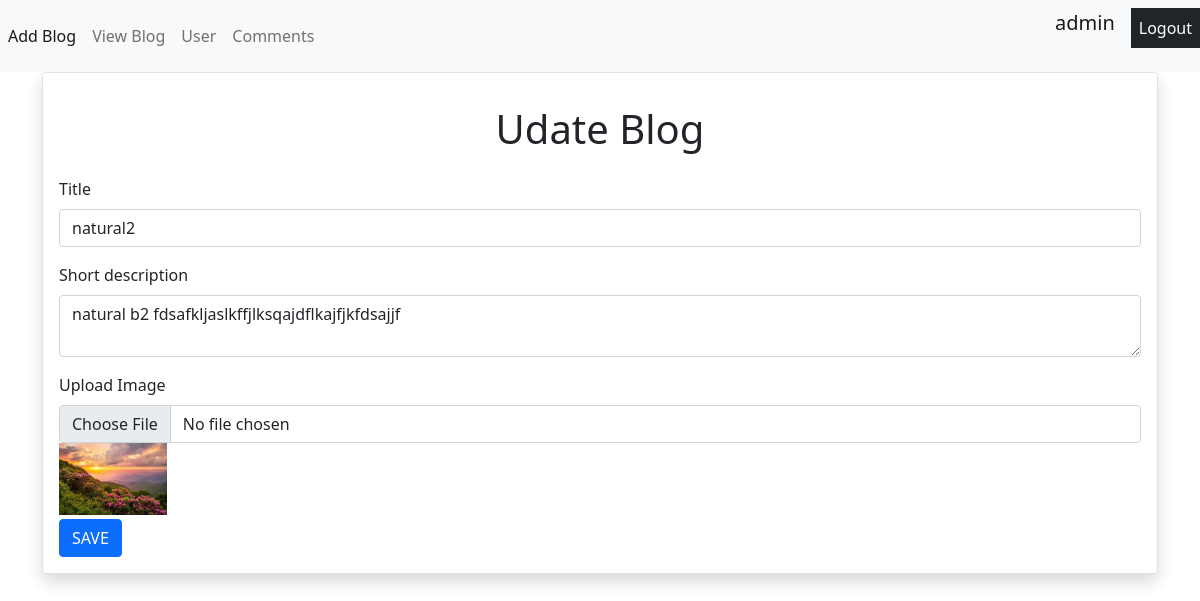
/admin/pages/edit.php?id=7 (signed in), run on the app's committed database.
### tables this page shows
CREATE TABLE `blog` (
  `id` int(255) NOT NULL,
  `title` text NOT NULL,
  `short_description` text NOT NULL,
  `image` text NOT NULL,
  `publish_date` timestamp NOT NULL DEFAULT current_timestamp(),
  `update_at` timestamp NOT NULL DEFAULT current_timestamp() ON UPDATE current_timestamp()
);

### admin/pages/edit.php (the view, shortened to what this page needs)
<?php
   if (isset($_SESSION['username']) && isset($_SESSION['id'])) {   ?>
<!DOCTYPE html>
<html>
<head>
	<link href="https://cdn.jsdelivr.net/npm/bootstrap@5.0.0-beta1/dist/css/bootstrap.min.css" rel="stylesheet">
</head>
<body>
	<div class="containner">
		<?php include("nav-bar.php");
              include "../db_conn.php";
              $sql = "SELECT * FROM blog WHERE id=".$_GET['id'];
              $result=mysqli_query($conn, $sql);
              $row = $result->fetch_assoc();
              ?>
      <div class="container  justify-content-cr align-items-center"
      style="min-height: 100vh">
      <form id="frm" class="border shadow p-3 rounded" action="upload_blog.php" method="post" enctype="multipart/form-data" style="width: 100%;">
      <h1 class="text-center p-3">Udate Blog</h1>
    <div class="mb-3">
        <label for="title" class="form-label">Title</label>
        <input type="text" class="form-control" name="title" id="title" value=<?=$row['title']?>>
    </div>
    <div class="mb-3">
        <label for="short-description" class="form-label">Short description</label>
        <textarea class="form-control" name="description" id="short-description" rows="2" cols="12"><?=$row['short_description']?></textarea>
    </div>
    <div class="mb-1">
        <label class="form-label">Upload Image</label>
        <input type="file" class="form-control" name="image" id="uploadfile"><img src="../../blogimage/<?=$row['image']?>" width="10%" height="10%">
    </div>
    <button type="submit" class="btn btn-primary">SAVE</button>
</form>
      </div>
</body>
</html>
<?php }else{
	header("Location: redirect.php");
} ?>

### data on the page
blog: title "natural2", description "natural b2 fdsafkljaslkffjlksqajdflkajfjkfdsajjf", image (picture)

### other printed values
$_SESSION['role'] "admin"
